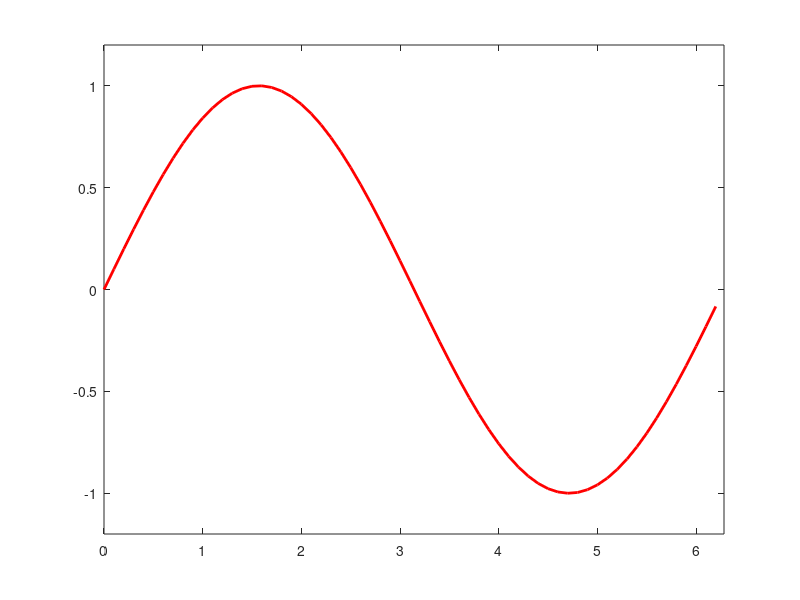

This chart was generated by the following MATLAB code: (Note: this script raises an error after producing the figure.)
% A simple example for the utilisation of movie2gif function
clear all
close all
clc 

% we discretize [0, pi] interval
x = 0:0.1:2*pi;
y = sin(x);

figure('Position',[1 1 240 200])

for i = 1:length(x)
    plot(x(1:i),y(1:i), 'r', 'LineWidth',2)
    axis([0 2*pi -1.2 1.2])
    pause(0.01)
    mov(length(x)-i+1) = getframe;
end

movie2gif(mov, 'sin.gif', 'LoopCount', 0, 'DelayTime', 0)
